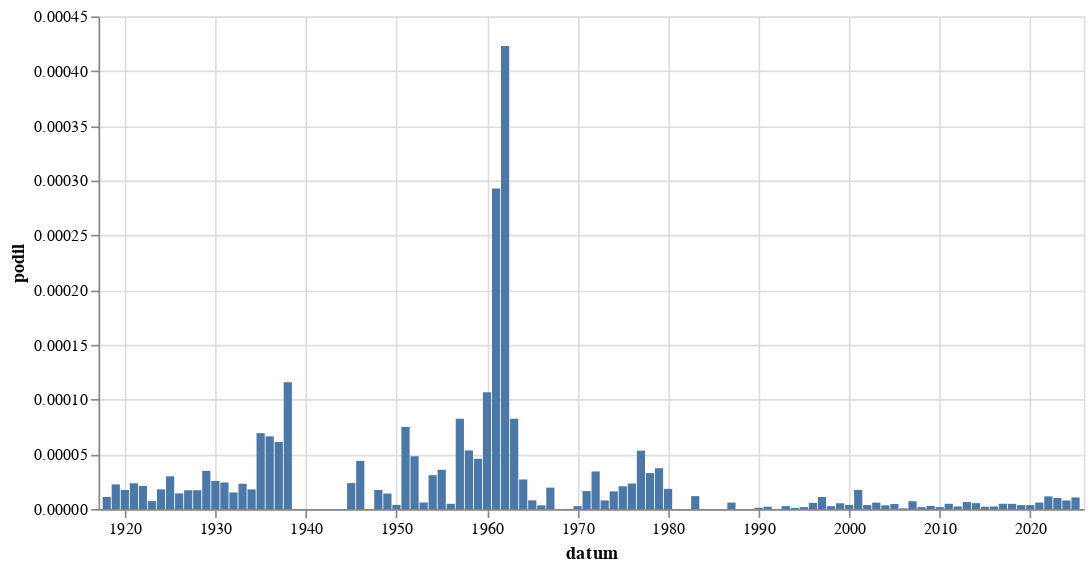

Notebook code for this chart:
### Code cell
graf("Berlín")

### Figure 1 — Vega-Lite specification as saved in the notebook (floating-point values rounded to 4 significant figures)
{"config": {"view": {"continuousWidth": 300, "continuousHeight": 300}}, "data": {"name": "data-f611a2005fadf2685175ae72599603c8"}, "mark": {"type": "bar"}, "encoding": {"x": {"field": "datum", "type": "temporal"}, "y": {"field": "podil", "type": "quantitative"}}, "width": 600, "$schema": "https://vega.github.io/schema/vega-lite/v5.8.0.json", "datasets": {"data-f611a2005fadf2685175ae72599603c8": [{"datum": "1918-01-01T00:00:00", "vyskytu": 2, "pocet_slov": 181841, "podil": 1.1e-05, "co": "Berlín"}, {"datum": "1919-01-01T00:00:00", "vyskytu": 37, "pocet_slov": 1646076, "podil": 2.248e-05, "co": "Berlín"}, {"datum": "1920-01-01T00:00:00", "vyskytu": 29, "pocet_slov": 1665864, "podil": 1.741e-05, "co": "Berlín"}, {"datum": "1921-01-01T00:00:00", "vyskytu": 47, "pocet_slov": 1996261, "podil": 2.354e-05, "co": "Berlín"}, {"datum": "1922-01-01T00:00:00", "vyskytu": 42, "pocet_slov": 1987446, "podil": 2.113e-05, "co": "Berlín"}, {"datum": "1923-01-01T00:00:00", "vyskytu": 9, "pocet_slov": 1245613, "podil": 7.225e-06, "co": "Berlín"}, {"datum": "1924-01-01T00:00:00", "vyskytu": 27, "pocet_slov": 1503579, "podil": 1.796e-05, "co": "Berlín"}, {"datum": "1925-01-01T00:00:00", "vyskytu": 33, "pocet_slov": 1104633, "podil": 2.987e-05, "co": "Berlín"}, {"datum": "1926-01-01T00:00:00", "vyskytu": 26, "pocet_slov": 1822295, "podil": 1.427e-05, "co": "Berlín"}, {"datum": "1927-01-01T00:00:00", "vyskytu": 33, "pocet_slov": 1920843, "podil": 1.718e-05, "co": "Berlín"}, {"datum": "1928-01-01T00:00:00", "vyskytu": 34, "pocet_slov": 1980279, "podil": 1.717e-05, "co": "Berlín"}, {"datum": "1929-01-01T00:00:00", "vyskytu": 34, "pocet_slov": 975329, "podil": 3.486e-05, "co": "Berlín"}, {"datum": "1930-01-01T00:00:00", "vyskytu": 59, "pocet_slov": 2300193, "podil": 2.565e-05, "co": "Berlín"}, {"datum": "1931-01-01T00:00:00", "vyskytu": 41, "pocet_slov": 1690442, "podil": 2.425e-05, "co": "Berlín"}, {"datum": "1932-01-01T00:00:00", "vyskytu": 19, "pocet_slov": 1256053, "podil": 1.513e-05, "co": "Berlín"}, {"datum": "1933-01-01T00:00:00", "vyskytu": 34, "pocet_slov": 1472102, "podil": 2.31e-05, "co": "Berlín"}, {"datum": "1934-01-01T00:00:00", "vyskytu": 18, "pocet_slov": 1003524, "podil": 1.794e-05, "co": "Berlín"}, {"datum": "1935-01-01T00:00:00", "vyskytu": 60, "pocet_slov": 865825, "podil": 6.93e-05, "co": "Berlín"}, {"datum": "1936-01-01T00:00:00", "vyskytu": 76, "pocet_slov": 1144561, "podil": 6.64e-05, "co": "Berlín"}, {"datum": "1937-01-01T00:00:00", "vyskytu": 56, "pocet_slov": 914355, "podil": 6.125e-05, "co": "Berlín"}, {"datum": "1938-01-01T00:00:00", "vyskytu": 56, "pocet_slov": 483904, "podil": 0.0001157, "co": "Berlín"}, {"datum": "1945-01-01T00:00:00", "vyskytu": 4, "pocet_slov": 168861, "podil": 2.369e-05, "co": "Berlín"}, {"datum": "1946-01-01T00:00:00", "vyskytu": 33, "pocet_slov": 749998, "podil": 4.4e-05, "co": "Berlín"}, {"datum": "1948-01-01T00:00:00", "vyskytu": 6, "pocet_slov": 345262, "podil": 1.738e-05, "co": "Berlín"}, {"datum": "1949-01-01T00:00:00", "vyskytu": 6, "pocet_slov": 424626, "podil": 1.413e-05, "co": "Berlín"}, {"datum": "1950-01-01T00:00:00", "vyskytu": 1, "pocet_slov": 265408, "podil": 3.768e-06, "co": "Berlín"}, {"datum": "1951-01-01T00:00:00", "vyskytu": 21, "pocet_slov": 279976, "podil": 7.501e-05, "co": "Berlín"}, {"datum": "1952-01-01T00:00:00", "vyskytu": 12, "pocet_slov": 249015, "podil": 4.819e-05, "co": "Berlín"}, {"datum": "1953-01-01T00:00:00", "vyskytu": 1, "pocet_slov": 167374, "podil": 5.975e-06, "co": "Berlín"}, {"datum": "1954-01-01T00:00:00", "vyskytu": 5, "pocet_slov": 161902, "podil": 3.088e-05, "co": "Berlín"}, {"datum": "1955-01-01T00:00:00", "vyskytu": 4, "pocet_slov": 111502, "podil": 3.587e-05, "co": "Berlín"}, {"datum": "1956-01-01T00:00:00", "vyskytu": 1, "pocet_slov": 208887, "podil": 4.787e-06, "co": "Berlín"}, {"datum": "1957-01-01T00:00:00", "vyskytu": 15, "pocet_slov": 182133, "podil": 8.236e-05, "co": "Berlín"}, {"datum": "1958-01-01T00:00:00", "vyskytu": 11, "pocet_slov": 205527, "podil": 5.352e-05, "co": "Berlín"}, {"datum": "1959-01-01T00:00:00", "vyskytu": 9, "pocet_slov": 195966, "podil": 4.593e-05, "co": "Berlín"}, {"datum": "1960-01-01T00:00:00", "vyskytu": 27, "pocet_slov": 252871, "podil": 0.0001068, "co": "Berlín"}, {"datum": "1961-01-01T00:00:00", "vyskytu": 76, "pocet_slov": 259632, "podil": 0.0002927, "co": "Berlín"}, {"datum": "1962-01-01T00:00:00", "vyskytu": 52, "pocet_slov": 122929, "podil": 0.000423, "co": "Berlín"}, {"datum": "1963-01-01T00:00:00", "vyskytu": 15, "pocet_slov": 182036, "podil": 8.24e-05, "co": "Berlín"}, {"datum": "1964-01-01T00:00:00", "vyskytu": 10, "pocet_slov": 370284, "podil": 2.701e-05, "co": "Berlín"}, {"datum": "1965-01-01T00:00:00", "vyskytu": 2, "pocet_slov": 252559, "podil": 7.919e-06, "co": "Berlín"}, {"datum": "1966-01-01T00:00:00", "vyskytu": 1, "pocet_slov": 295748, "podil": 3.381e-06, "co": "Berlín"}, {"datum": "1967-01-01T00:00:00", "vyskytu": 5, "pocet_slov": 256157, "podil": 1.952e-05, "co": "Berlín"}, {"datum": "1968-01-01T00:00:00", "vyskytu": 0, "pocet_slov": 671842, "podil": 0.0, "co": "Berlín"}, {"datum": "1969-01-01T00:00:00", "vyskytu": 0, "pocet_slov": 502926, "podil": 0.0, "co": "Berlín"}, {"datum": "1970-01-01T00:00:00", "vyskytu": 1, "pocet_slov": 385822, "podil": 2.592e-06, "co": "Berlín"}, {"datum": "1971-01-01T00:00:00", "vyskytu": 6, "pocet_slov": 366079, "podil": 1.639e-05, "co": "Berlín"}, {"datum": "1972-01-01T00:00:00", "vyskytu": 10, "pocet_slov": 291622, "podil": 3.429e-05, "co": "Berlín"}, {"datum": "1973-01-01T00:00:00", "vyskytu": 3, "pocet_slov": 382346, "podil": 7.846e-06, "co": "Berlín"}, {"datum": "1974-01-01T00:00:00", "vyskytu": 6, "pocet_slov": 371929, "podil": 1.613e-05, "co": "Berlín"}, {"datum": "1975-01-01T00:00:00", "vyskytu": 9, "pocet_slov": 433359, "podil": 2.077e-05, "co": "Berlín"}, {"datum": "1976-01-01T00:00:00", "vyskytu": 7, "pocet_slov": 300509, "podil": 2.329e-05, "co": "Berlín"}, {"datum": "1977-01-01T00:00:00", "vyskytu": 19, "pocet_slov": 356367, "podil": 5.332e-05, "co": "Berlín"}, {"datum": "1978-01-01T00:00:00", "vyskytu": 12, "pocet_slov": 365346, "podil": 3.285e-05, "co": "Berlín"}, {"datum": "1979-01-01T00:00:00", "vyskytu": 12, "pocet_slov": 321871, "podil": 3.728e-05, "co": "Berlín"}, {"datum": "1980-01-01T00:00:00", "vyskytu": 6, "pocet_slov": 326025, "podil": 1.84e-05, "co": "Berlín"}, {"datum": "1981-01-01T00:00:00", "vyskytu": 0, "pocet_slov": 146862, "podil": 0.0, "co": "Berlín"}, {"datum": "1982-01-01T00:00:00", "vyskytu": 0, "pocet_slov": 212488, "podil": 0.0, "co": "Berlín"}, {"datum": "1983-01-01T00:00:00", "vyskytu": 3, "pocet_slov": 253712, "podil": 1.182e-05, "co": "Berlín"}, {"datum": "1984-01-01T00:00:00", "vyskytu": 0, "pocet_slov": 210749, "podil": 0.0, "co": "Berlín"}, {"datum": "1985-01-01T00:00:00", "vyskytu": 0, "pocet_slov": 178176, "podil": 0.0, "co": "Berlín"}, {"datum": "1986-01-01T00:00:00", "vyskytu": 0, "pocet_slov": 101395, "podil": 0.0, "co": "Berlín"}, {"datum": "1987-01-01T00:00:00", "vyskytu": 1, "pocet_slov": 170184, "podil": 5.876e-06, "co": "Berlín"}, {"datum": "1988-01-01T00:00:00", "vyskytu": 0, "pocet_slov": 168579, "podil": 0.0, "co": "Berlín"}, {"datum": "1989-01-01T00:00:00", "vyskytu": 0, "pocet_slov": 279943, "podil": 0.0, "co": "Berlín"}, {"datum": "1990-01-01T00:00:00", "vyskytu": 1, "pocet_slov": 864724, "podil": 1.156e-06, "co": "Berlín"}, {"datum": "1991-01-01T00:00:00", "vyskytu": 3, "pocet_slov": 1433946, "podil": 2.092e-06, "co": "Berlín"}, {"datum": "1992-01-01T00:00:00", "vyskytu": 0, "pocet_slov": 1243403, "podil": 0.0, "co": "Berlín"}, {"datum": "1993-01-01T00:00:00", "vyskytu": 3, "pocet_slov": 1127738, "podil": 2.66e-06, "co": "Berlín"}, {"datum": "1994-01-01T00:00:00", "vyskytu": 1, "pocet_slov": 948442, "podil": 1.054e-06, "co": "Berlín"}, {"datum": "1995-01-01T00:00:00", "vyskytu": 2, "pocet_slov": 1138706, "podil": 1.756e-06, "co": "Berlín"}, {"datum": "1996-01-01T00:00:00", "vyskytu": 7, "pocet_slov": 1241412, "podil": 5.639e-06, "co": "Berlín"}, {"datum": "1997-01-01T00:00:00", "vyskytu": 24, "pocet_slov": 2180302, "podil": 1.101e-05, "co": "Berlín"}, {"datum": "1998-01-01T00:00:00", "vyskytu": 4, "pocet_slov": 1523146, "podil": 2.626e-06, "co": "Berlín"}, {"datum": "1999-01-01T00:00:00", "vyskytu": 13, "pocet_slov": 2466687, "podil": 5.27e-06, "co": "Berlín"}, {"datum": "2000-01-01T00:00:00", "vyskytu": 9, "pocet_slov": 2486033, "podil": 3.62e-06, "co": "Berlín"}, {"datum": "2001-01-01T00:00:00", "vyskytu": 43, "pocet_slov": 2464089, "podil": 1.745e-05, "co": "Berlín"}, {"datum": "2002-01-01T00:00:00", "vyskytu": 7, "pocet_slov": 1933522, "podil": 3.62e-06, "co": "Berlín"}, {"datum": "2003-01-01T00:00:00", "vyskytu": 15, "pocet_slov": 2579919, "podil": 5.814e-06, "co": "Berlín"}, {"datum": "2004-01-01T00:00:00", "vyskytu": 8, "pocet_slov": 2353526, "podil": 3.399e-06, "co": "Berlín"}, {"datum": "2005-01-01T00:00:00", "vyskytu": 12, "pocet_slov": 2584657, "podil": 4.643e-06, "co": "Berlín"}, {"datum": "2006-01-01T00:00:00", "vyskytu": 1, "pocet_slov": 1553743, "podil": 6.436e-07, "co": "Berlín"}, {"datum": "2007-01-01T00:00:00", "vyskytu": 13, "pocet_slov": 1827981, "podil": 7.112e-06, "co": "Berlín"}, {"datum": "2008-01-01T00:00:00", "vyskytu": 3, "pocet_slov": 1787996, "podil": 1.678e-06, "co": "Berlín"}, {"datum": "2009-01-01T00:00:00", "vyskytu": 6, "pocet_slov": 2117438, "podil": 2.834e-06, "co": "Berlín"}, {"datum": "2010-01-01T00:00:00", "vyskytu": 3, "pocet_slov": 1719280, "podil": 1.745e-06, "co": "Berlín"}, {"datum": "2011-01-01T00:00:00", "vyskytu": 12, "pocet_slov": 2513768, "podil": 4.774e-06, "co": "Berlín"}, {"datum": "2012-01-01T00:00:00", "vyskytu": 5, "pocet_slov": 2154889, "podil": 2.32e-06, "co": "Berlín"}, {"datum": "2013-01-01T00:00:00", "vyskytu": 8, "pocet_slov": 1254044, "podil": 6.379e-06, "co": "Berlín"}, {"datum": "2014-01-01T00:00:00", "vyskytu": 15, "pocet_slov": 2798380, "podil": 5.36e-06, "co": "Berlín"}, {"datum": "2015-01-01T00:00:00", "vyskytu": 6, "pocet_slov": 2883872, "podil": 2.081e-06, "co": "Berlín"}, {"datum": "2016-01-01T00:00:00", "vyskytu": 7, "pocet_slov": 3089201, "podil": 2.266e-06, "co": "Berlín"}, {"datum": "2017-01-01T00:00:00", "vyskytu": 12, "pocet_slov": 2494601, "podil": 4.81e-06, "co": "Berlín"}, {"datum": "2018-01-01T00:00:00", "vyskytu": 14, "pocet_slov": 2950787, "podil": 4.744e-06, "co": "Berlín"}, {"datum": "2019-01-01T00:00:00", "vyskytu": 12, "pocet_slov": 3386383, "podil": 3.544e-06, "co": "Berlín"}, {"datum": "2020-01-01T00:00:00", "vyskytu": 13, "pocet_slov": 3628531, "podil": 3.583e-06, "co": "Berlín"}, {"datum": "2021-01-01T00:00:00", "vyskytu": 18, "pocet_slov": 3029217, "podil": 5.942e-06, "co": "Berlín"}, {"datum": "2022-01-01T00:00:00", "vyskytu": 48, "pocet_slov": 4157177, "podil": 1.155e-05, "co": "Berlín"}, {"datum": "2023-01-01T00:00:00", "vyskytu": 46, "pocet_slov": 4543956, "podil": 1.012e-05, "co": "Berlín"}, {"datum": "2024-01-01T00:00:00", "vyskytu": 35, "pocet_slov": 4476719, "podil": 7.818e-06, "co": "Berlín"}, {"datum": "2025-01-01T00:00:00", "vyskytu": 24, "pocet_slov": 2271267, "podil": 1.057e-05, "co": "Berlín"}]}}
